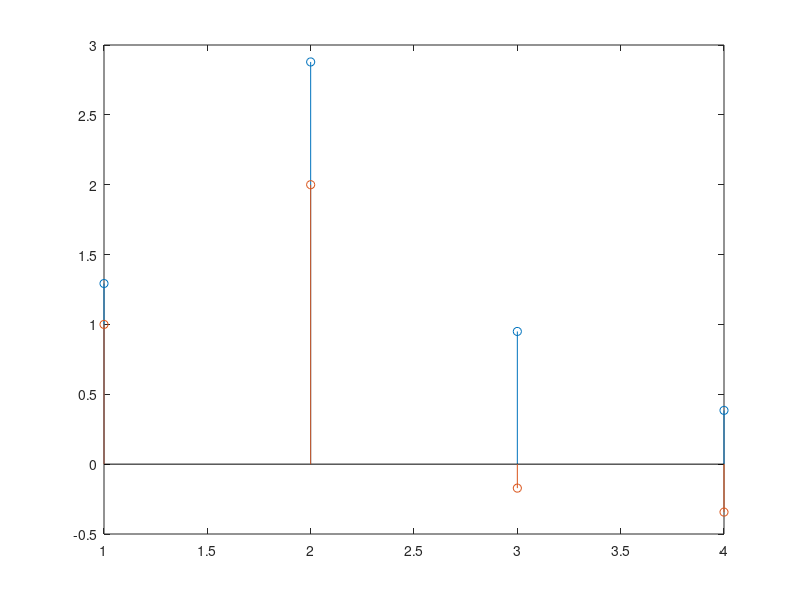
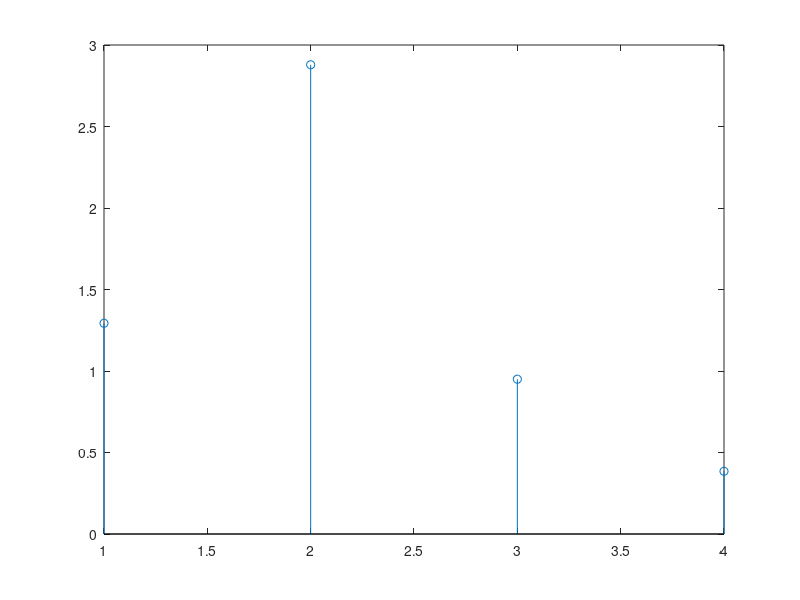

These charts were generated, in order, by the following MATLAB code:
close all;
## coeficientes del filtro
b0=0.2929
b1=0.5858
b2=0.2929

a0=1
a1=0
a2=0.1716


###Valores de la matriz de coeficientes:
a = -a1*b0 + b1;
b = a1^2 *b0-a1*b1-a2*b0+b2; #x[n] en y[n+2]
c = -a1*b0+b1; #x[n+1] en y[n+2]
d = a1^2-a2; #z1 en y[n+2]

e = -a1^3*b0+a1^2*b1+2*a1*a2*b0-a1*b2-a2*b1; #x[n] en y[n+3]
f = a1^2*b0-a1*b1-a2*b0+b2; #x[n+1]
h = -a1*b0+b1; #x[n+2]
i = -a1^3+2*a1*a2; #z1
j = a1^2-a2; # z2

##filtro implementado de forma vectorial
C=[b0 0 0 0 1 0;
  a b0 0 0 -a1 1;
  b c b0 0 d -a1;
  e f h b0 i j]



x=[1 1 1 0]
tic

y=C*[x 1 2]'
v=zeros(1,4);
for n =4:40:4
  y=[y C*[v 1 2]'];
end
time1=toc;

stem(y)

##filtro normal
w1=1;
w2=2;
tic
x = [x zeros(1, 40 - length(x))];

for n = 1:4  % Comienza en n=2 para evitar índice negativo en n-1

    % Implementación de las ecuaciones
    w(n) = b0 * x(n) + w1;               % Cálculo de y[n]
    w1 = b1 * x(n) - a1 * w(n) + w2;  % Cálculo de w1[n]
    w2 = b2 * x(n) - a2 * w(n);              % Cálculo de w2[n]

end
time2=toc;
w
figure;
stem(w)
time1
time2

